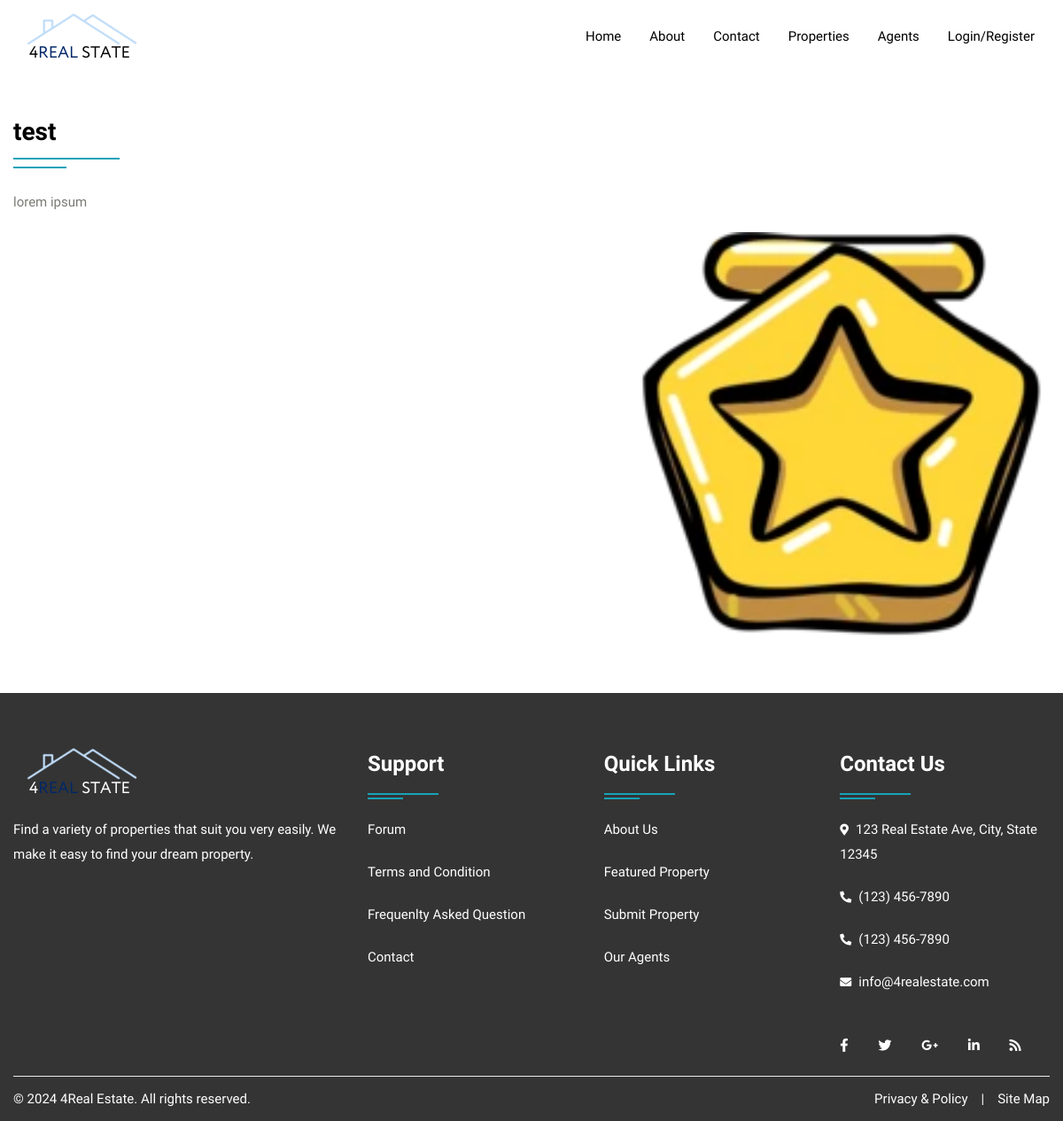
Page /about.php on the committed database.
### tables this page shows
CREATE TABLE `about` (
  `id` int(10) NOT NULL,
  `title` varchar(100) NOT NULL,
  `content` longtext NOT NULL,
  `image` varchar(300) NOT NULL
);

### about.php (the view, shortened to what this page needs)
<!DOCTYPE html>
<html lang="en">
<head>
<link rel="stylesheet" type="text/css" href="css/bootstrap.min.css">
<link rel="stylesheet" type="text/css" href="css/bootstrap-slider.css">
<link rel="stylesheet" type="text/css" href="css/jquery-ui.css">
<link rel="stylesheet" type="text/css" href="css/layerslider.css">
<link rel="stylesheet" type="text/css" href="css/color.css" id="color-change">
<link rel="stylesheet" type="text/css" href="css/owl.carousel.min.css">
<link rel="stylesheet" type="text/css" href="css/font-awesome.min.css">
<link rel="stylesheet" type="text/css" href="fonts/flaticon/flaticon.css">
<link rel="stylesheet" type="text/css" href="css/style.css">
</head>
<body>
<div id="page-wrapper">
    <div class="row">
		<?php include("include/header.php");?>
        <div class="full-row">
            <div class="container">
				<?php
					$query=mysqli_query($con,"SELECT * FROM about");
					while($row=mysqli_fetch_array($query))
					{
				?>
				<div class="row">
                    <div class="col-md-12 col-lg-12">
                        <h3 class="double-down-line-left text-secondary position-relative pb-4 mb-4"><?php echo $row['1'];?></h3>
                    </div>
                </div>
                <div class="row about-company">
                    <div class="col-md-12 col-lg-7">
                        <div class="about-content">
                            <?php echo $row['2'];?>
                        </div>
                    </div>
                    <div class="col-md-12 col-lg-5 mt-5">
                        <div class="about-img"> <img src="admin/upload/<?php echo $row['3'];?>" alt="about image"> </div>
                    </div>
                </div>
				<?php } ?>
            </div>
        </div>
		<?php include("include/footer.php");?>
    </div>
</div>
</body>
</html>

### css/color.css (style rules this page uses)
:root { --theme-ordinary-color: #7b7a74; }
:root { --theme-primary-color: #17a2b8; }
:root { --theme-secondary-color: black; }
:root { --theme-white-color: #fff; }
:root { --theme-light-color: #f8f8f8; }
:root { --theme-gray-color: #f5f5f5; }
:root { --theme-footer-color: #091b4b; }
:root { --theme-dark-color: #091b4b; }
:root { --text-light-color: #a3a7af; }
:root { --theme-primary-opacity-color: #17a2b8; }
:root { --theme-secondary-opacity-color: rgba(13,20,50,0.7); }
:root { --theme-white-opacity-color: rgba(255, 255, 255, 0.3); }
:root { --theme-dark-opacity-color: rgba(0, 0, 0, 0.5); }
:root { --theme-ordinary-font: 'Muli', sans-serif; }
:root { --theme-highlight-font: 'Comfortaa', cursive; }

### css/style.css (style rules this page uses)
.container, .container-fluid { transition: all 0.6s ease 0s; -moz-transition: all 0.6s ease 0s; -webkit-transition: all 0.6s ease 0s; -o-transition: all 0.6s ease 0s; }
#page-wrapper { padding-left: 15px; padding-right: 15px; background-color: #fff; overflow: hidden !important; position: relative; }
.text-ordinary, a.text-ordinary, .text-ordinary a, body, .dropdown-item, .footer-widget li a, .text-ordinary .jslider .jslider-label, .breadcrumb-item > a, .list-text-white a.dropdown-item { color: var(--theme-ordinary-color); }
.text-secondary, .text-secondary a, a.text-secondary, a.hover-text-secondary:hover, .hover-text-secondary:hover, .hover-text-secondary a:hover { color: var(--theme-secondary-color) !important; }
[class*="double-down-line"]::before, [class*="double-down-line"]::after { background-color: var(--theme-primary-color); }
body { font-family: var(--theme-ordinary-font); font-size: 15px; line-height: 28px; }
h1, .h1, h2, .h2, h3, .h3, h4, .h4, h5, .h5, h6, .h6 { font-family: var(--theme-highlight-font); font-weight: 700; }
p { line-height: 28px; margin-bottom: 10px; }
img { width: 100%; }
.full-row { position: relative; width: 100%; padding: 50px 0; }
[class*="double-down-line"] { position: relative; padding-bottom: 35px; }
[class*="double-down-line"]::before, [class*="double-down-line"]::after { content: ""; height: 2px; position: absolute; }
[class*="double-down-line"]::before { width: 120px; bottom: 10px; }
[class*="double-down-line"]::after { width: 60px; bottom: 0; }
[class*="double-down-line-left"]::before, [class*="double-down-line-left"]::after { left: 0; }
::placeholder { font: var(--theme-ordinary-font); font-size: 15px; font-weight: 400; color: #fff; }
.about-content p, .service-text p { margin-bottom: 30px; }

### rows in the picture
about: title "test", content "lorem ipsum", image (picture)
